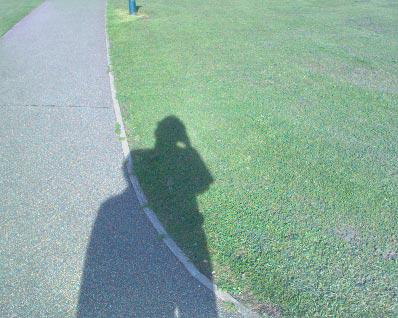
//> input picture ShadowRemoval/shadow_2.jpg, 398 x 318 px
$ ./shadow_removal   (built with g++ and OpenCV 4)
//> lines starting //> are read from the running program, lines starting //| are printed output that depends on the picture; after the words box and inside, x2 and y2 are one past the last pixel; in counts of white or black regions, pixels touching at a corner belong together
#include <iostream>
#include <opencv2/highgui/highgui.hpp>
#include <opencv2/core/core.hpp>
#include <opencv2/imgproc/imgproc.hpp>
#include <cmath>

using namespace std;
using namespace cv;

class ShadowDetection {

	Mat img;

public:
	ShadowDetection(Mat input_img) {
		img = input_img;
	}

	Mat convert_to_ycrcb() {

		Mat result;
		cvtColor(img, result, CV_BGR2YCrCb);

		return result;
	}

	Mat get_Y_channel(Mat ycrcb) {

		Mat result;
		Mat channels[3];

		split(ycrcb, channels);

		result = channels[0];
		return result;

	}

	double calculate_mean_Y(Mat y_channel) {
		double mean_Y = 0.0;

		for(int i=0; i<y_channel.rows; i++) {
			for(int j=0; j<y_channel.cols; j++) {
				mean_Y += y_channel.at<uchar>(i, j);
			}
		}

		mean_Y /= (y_channel.rows) * (y_channel.cols);

		return mean_Y;
	}

	double calculate_standard_deviation(Mat y_channel, double mean_Y) {
		double sd = 0;

		for(int i=0; i<y_channel.rows; i++) {
			for(int j=0; j<y_channel.cols; j++) {
				sd += pow(mean_Y - y_channel.at<uchar>(i, j), 2);
			}
		}

		sd /= (y_channel.rows) * (y_channel.cols);
		sd = sqrt(sd);

		return sd;
	}

	Mat detect() {

		Mat ycrcb = convert_to_ycrcb();
		Mat y_channel_1 = get_Y_channel(ycrcb);
		Mat y_channel;

		equalizeHist(y_channel_1, y_channel);

		double mean_Y = calculate_mean_Y(y_channel);
		double sd = calculate_standard_deviation(y_channel, mean_Y);

		cout << "Mean Y: " << mean_Y << endl;
		cout << "Standard Deviation: " << sd << endl;

		Mat detect_1 = Mat(img.rows, img.cols, CV_8UC1, Scalar(0));

		for(int i=0; i<y_channel.rows; i++) {
			for(int j=0; j<y_channel.cols; j++) {
				if(y_channel.at<uchar>(i, j) < sd) {
					detect_1.at<uchar>(i, j) = 255;
				}
			}
		}

		namedWindow("Detect1", WINDOW_NORMAL);
		imshow("Detect1", detect_1);

		Mat detect_2 = detect_1.clone();


		for(int i=0; i<y_channel.rows; i++) {
			for(int j=0; j<y_channel.cols; j++) {

				if(detect_1.at<uchar>(i, j) == 0) {

					//Mat temp = Mat(3, 3, CV_8UC3, Scalar(0, 0, 0));
				//Mat window;
				//cvtColor(temp, window, COLOR_BGR2y_channel);

				vector<int> values;

				for(int i1=-1; i1<=1; i1++) {
					for(int j1=-1; j1<=1; j1++) {
						int i2 = i + i1, j2 = j + j1;

						if(i2 >= 0 && i2 < y_channel.rows && j2 >= 0 && j2 < y_channel.cols) {

							//if(detect_1.at<uchar>(i2, j2) == 0) {

								values.push_back(y_channel.at<uchar>(i2, j2));
								// [5 lines of commented-out code are left out]
						}
						else {
							values.push_back(0);
						}
					}
				}

				//double window_mean = calculate_mean_Y(window);
				//double window_sd = calculate_standard_deviation(window, window_mean);

				double window_mean=0.0, window_sd = 0.0;

				for(int k=0; k<values.size(); k++) {
					window_mean += values.at(k);
				}

				if(values.size() != 0) {
					window_mean = window_mean / values.size();

					for(int k=0; k<values.size(); k++) {
						window_sd += pow(values.at(k) - window_mean, 2);
					}

					window_sd = window_sd / values.size();
					window_sd = sqrt(window_sd);

					if(y_channel.at<uchar>(i, j) < window_sd) {
						detect_2.at<uchar>(i, j) = 255;
					}
					/*
					else {
						detect_2.at<uchar>(i, j) = 0;
					}
					*/
				}

				// [7 lines of commented-out code are left out]

				}


			}
		}

		namedWindow("Detect2", WINDOW_NORMAL);
		imshow("Detect2", detect_2);

		Mat result = detect_2.clone();

		Mat kernel = getStructuringElement(MORPH_RECT, Size(3, 3));
		erode(result, result, kernel);
		dilate(result, result, kernel);

		return result;

	}
};

class shadow_removal
{
	Mat mask;
	Mat img;
public:
	shadow_removal(Mat inpt_img, Mat inpt_mask){
		mask=inpt_mask;
		img=inpt_img;
	}

	Mat convert_to_ycrcb(){

		Mat result;
		cvtColor(img, result, CV_BGR2YCrCb);

		return result;
	}
	double getavg(Mat ycrcb, int k){
		int counter=0;
		double avg=0;
		for(int i=0; i<img.rows; i++){
			for(int j=0; j<img.cols; j++){
				if(k==0){
					if(mask.at<uchar>(i,j)==255){
						avg+=ycrcb.at<Vec3b>(i,j)[0];
						counter++;
					}
				}
				else{
					if(mask.at<uchar>(i,j)==0){
						avg+=ycrcb.at<Vec3b>(i,j)[0];
						counter++;
					}
				}
			}
		}
		avg=avg/counter;
		return avg;
	}
	void add_val(int diff, Mat &intensity_correction){
		for(int i=0; i<img.rows; i++){
			for(int j=0; j<img.cols; j++){
				if(mask.at<uchar>(i,j)==255){

					if(intensity_correction.at<Vec3b>(i, j)[0] + diff < 255) {
						intensity_correction.at<Vec3b>(i,j)[0]+=diff;
					}
					else {
						intensity_correction.at<Vec3b>(i,j)[0] = 255;
					}
				}
			}
		}
	}

	Mat remove(){
		Mat ycrcb=convert_to_ycrcb();
		double avg_shadow=getavg(ycrcb, 0);
		double avg_light=getavg(ycrcb, 1);
		int diff=avg_light - avg_shadow;
		double r=avg_light/avg_shadow;
		cout<<"diff is "<<diff<<endl;
		Mat intensity_correction=convert_to_ycrcb();
		add_val(diff, intensity_correction);
		cvtColor(intensity_correction, intensity_correction, CV_YCrCb2BGR);

		Mat channels[3];
		split(ycrcb, channels);
		Mat y_channel = channels[0];

		Mat y_channel_equ;
		equalizeHist(y_channel, y_channel_equ);

		int y_max = 0, y_min = 300;

		for(int i=0; i<y_channel_equ.rows; i++) {
			for(int j=0; j<y_channel_equ.cols; j++) {
				if(mask.at<uchar>(i, j) == 255) {
					if(y_max < y_channel_equ.at<uchar>(i, j)) {
						y_max = y_channel_equ.at<uchar>(i, j);
					}

					if(y_min > y_channel_equ.at<uchar>(i, j)) {
						y_min = y_channel_equ.at<uchar>(i, j);
					}
				}
			}
		}

		cout << "Y_MAX: " << y_max << ", Y_MIN: " << y_min << endl;

		Mat umbra = Mat(mask.rows, mask.cols, CV_8UC1, Scalar(0));
		Mat penumbra = umbra.clone(), sunlight= umbra.clone();

		for(int i=0; i<y_channel_equ.rows; i++) {
			for(int j=0; j<y_channel_equ.cols; j++) {
				if(mask.at<uchar>(i, j) == 255) {
					if(((double) y_max - y_channel_equ.at<uchar>(i, j)) / (y_max - y_min) <= 0.25) {
						sunlight.at<uchar>(i, j) = 255;
					}
					else if(((double) y_max - y_channel_equ.at<uchar>(i, j)) / (y_max - y_min) >= 0.75) {
						umbra.at<uchar>(i, j) = 255;
					}
					else {
						penumbra.at<uchar>(i, j) = 255;
					}
				}
			}
		}

		double avg_non_shadow_r = 0.0, avg_non_shadow_b = 0.0, avg_non_shadow_g = 0.0;

		int counter = 0;

		for(int i=0; i<intensity_correction.rows; i++) {
			for(int j=0; j<intensity_correction.cols; j++) {
				if(mask.at<uchar>(i, j) == 0) {
					counter++;
					avg_non_shadow_b += intensity_correction.at<Vec3b>(i, j)[0];
					avg_non_shadow_g += intensity_correction.at<Vec3b>(i, j)[1];
					avg_non_shadow_r += intensity_correction.at<Vec3b>(i, j)[2];
				}
			}
		}

		avg_non_shadow_b /= counter;
		avg_non_shadow_g /= counter;
		avg_non_shadow_r /= counter;

		Mat color_correction = intensity_correction.clone();

		cout << "AVG_B: " << avg_non_shadow_b << ", AVG_G: " << avg_non_shadow_g << ", AVG_R: " << avg_non_shadow_r << endl;

		double const_b, const_r, const_g;

		double avg_b, avg_g, avg_r;

		counter = 0;
		avg_b = 0.0;
		avg_g = 0.0;
		avg_r = 0.0;
		for(int i=0; i<intensity_correction.rows; i++) {
			for(int j=0; j<intensity_correction.cols; j++) {
				if(penumbra.at<uchar>(i, j) == 255) {
					counter++;
					avg_b += intensity_correction.at<Vec3b>(i, j)[0];
					avg_g += intensity_correction.at<Vec3b>(i, j)[1];
					avg_r += intensity_correction.at<Vec3b>(i, j)[2];
				}
			}
		}

		avg_b /= counter;
		avg_g /= counter;
		avg_r /= counter;

		const_b = avg_non_shadow_b / avg_b;
		const_g = avg_non_shadow_g / avg_g;
		const_r = avg_non_shadow_r / avg_r;

		for(int i=0; i<intensity_correction.rows; i++) {
			for(int j=0; j<intensity_correction.cols; j++) {
				if(penumbra.at<uchar>(i, j) == 255) {

					int b, g, r;

					b = (intensity_correction.at<Vec3b>(i, j)[0] * const_b + 0.5);
					g = (intensity_correction.at<Vec3b>(i, j)[1] * const_g + 0.5);
					r = (intensity_correction.at<Vec3b>(i, j)[2] * const_r + 0.5);

					if(b < 255)
						color_correction.at<Vec3b>(i, j)[0] = b;
					else
						color_correction.at<Vec3b>(i, j)[0] = 255;
					if(g < 255)
						color_correction.at<Vec3b>(i, j)[1] = g;
					else
						color_correction.at<Vec3b>(i, j)[1] = 255;
					if(r < 255)
						color_correction.at<Vec3b>(i, j)[2] = r;
					else
						color_correction.at<Vec3b>(i, j)[2] = 255;
				}
			}
		}

		counter = 0;
		avg_b = 0.0;
		avg_g = 0.0;
		avg_r = 0.0;
		for(int i=0; i<intensity_correction.rows; i++) {
			for(int j=0; j<intensity_correction.cols; j++) {
				if(umbra.at<uchar>(i, j) == 255) {
					counter++;
					avg_b += intensity_correction.at<Vec3b>(i, j)[0];
					avg_g += intensity_correction.at<Vec3b>(i, j)[1];
					avg_r += intensity_correction.at<Vec3b>(i, j)[2];
				}
			}
		}

		avg_b /= counter;
		avg_g /= counter;
		avg_r /= counter;

		const_b = avg_non_shadow_b / avg_b;
		const_g = avg_non_shadow_g / avg_g;
		const_r = avg_non_shadow_r / avg_r;

		for(int i=0; i<intensity_correction.rows; i++) {
			for(int j=0; j<intensity_correction.cols; j++) {
				if(umbra.at<uchar>(i, j) == 255) {

					int b, g, r;

					b = (intensity_correction.at<Vec3b>(i, j)[0] * const_b + 0.5);
					g = (intensity_correction.at<Vec3b>(i, j)[1] * const_g + 0.5);
					r = (intensity_correction.at<Vec3b>(i, j)[2] * const_r + 0.5);

					if(b < 255)
						color_correction.at<Vec3b>(i, j)[0] = b;
					else
						color_correction.at<Vec3b>(i, j)[0] = 255;
					if(g < 255)
						color_correction.at<Vec3b>(i, j)[1] = g;
					else
						color_correction.at<Vec3b>(i, j)[1] = 255;
					if(r < 255)
						color_correction.at<Vec3b>(i, j)[2] = r;
					else
						color_correction.at<Vec3b>(i, j)[2] = 255;
				}
			}
		}

		counter = 0;
		avg_b = 0.0;
		avg_g = 0.0;
		avg_r = 0.0;
		for(int i=0; i<intensity_correction.rows; i++) {
			for(int j=0; j<intensity_correction.cols; j++) {
				if(sunlight.at<uchar>(i, j) == 255) {
					counter++;
					avg_b += intensity_correction.at<Vec3b>(i, j)[0];
					avg_g += intensity_correction.at<Vec3b>(i, j)[1];
					avg_r += intensity_correction.at<Vec3b>(i, j)[2];
				}
			}
		}

		avg_b /= counter;
		avg_g /= counter;
		avg_r /= counter;

		const_b = avg_non_shadow_b / avg_b;
		const_g = avg_non_shadow_g / avg_g;
		const_r = avg_non_shadow_r / avg_r;

		for(int i=0; i<intensity_correction.rows; i++) {
			for(int j=0; j<intensity_correction.cols; j++) {
				if(sunlight.at<uchar>(i, j) == 255) {

					int b, g, r;

					b = (intensity_correction.at<Vec3b>(i, j)[0] * const_b + 0.5);
					g = (intensity_correction.at<Vec3b>(i, j)[1] * const_g + 0.5);
					r = (intensity_correction.at<Vec3b>(i, j)[2] * const_r + 0.5);

					if(b < 255)
						color_correction.at<Vec3b>(i, j)[0] = b;
					else
						color_correction.at<Vec3b>(i, j)[0] = 255;
					if(g < 255)
						color_correction.at<Vec3b>(i, j)[1] = g;
					else
						color_correction.at<Vec3b>(i, j)[1] = 255;
					if(r < 255)
						color_correction.at<Vec3b>(i, j)[2] = r;
					else
						color_correction.at<Vec3b>(i, j)[2] = 255;
				}
			}
		}

		Mat border_mask;
		Mat temp1, temp2;
		Mat kernel = getStructuringElement(MORPH_RECT, Size(3, 3));
		dilate(mask, temp1, kernel);
		erode(mask, temp2, kernel);
		border_mask = temp1 - temp2;

		Mat border_mask_2 = border_mask.clone();
		dilate(border_mask_2, border_mask_2, kernel);

		Mat borders = Mat(color_correction.rows, color_correction.cols, CV_8UC3, Scalar(0, 0, 0));

		for(int i=0; i<color_correction.rows; i++) {
			for(int j=0; j<color_correction.cols; j++) {
				if(border_mask_2.at<uchar>(i, j) == 255) {
					borders.at<Vec3b>(i, j)[0] = color_correction.at<Vec3b>(i, j)[0];
					borders.at<Vec3b>(i, j)[1] = color_correction.at<Vec3b>(i, j)[1];
					borders.at<Vec3b>(i, j)[2] = color_correction.at<Vec3b>(i, j)[2];
				}
			}
		}

		Mat color_correction_smooth = color_correction.clone();
		GaussianBlur(borders, borders, Size(3, 3), 0, 0);

		for(int i=0; i<color_correction.rows; i++) {
			for(int j=0; j<color_correction.cols; j++) {
				if(border_mask.at<uchar>(i ,j) == 255) {
					color_correction_smooth.at<Vec3b>(i ,j)[0] = borders.at<Vec3b>(i, j)[0];
					color_correction_smooth.at<Vec3b>(i ,j)[1] = borders.at<Vec3b>(i, j)[1];
					color_correction_smooth.at<Vec3b>(i ,j)[2] = borders.at<Vec3b>(i, j)[2];
				}
			}
		}

		namedWindow("intensity_correction", WINDOW_NORMAL);
		namedWindow("umbra", WINDOW_NORMAL);
		namedWindow("penumbra", WINDOW_NORMAL);
		namedWindow("sunlight", WINDOW_NORMAL);
		namedWindow("color_correction", WINDOW_NORMAL);
		imshow("intensity_correction", intensity_correction);
		imshow("umbra", umbra);
		imshow("penumbra", penumbra);
		imshow("sunlight", sunlight);
		imshow("color_correction", color_correction);


		return color_correction_smooth;
	}

};

int main() {

	Mat img = imread("shadow_2.jpg", 1);
//> img is the input picture: 318 rows x 398 cols, CV_8UC3; mean B, G, R 158.1, 171.2, 140.8
	Mat ycrcb, result, color_correction_result;
	Mat channels[3];
	Mat y_ch, y_ch_2;

	ShadowDetection detector(img);
	ycrcb = detector.convert_to_ycrcb();
	result = detector.detect();
//> in detect, `equalizeHist(y_channel_1, y_channel);`:
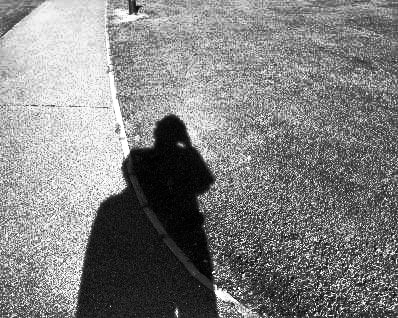
//> y_channel: 318 rows x 398 cols, CV_8UC1; min 0, max 255, mean 128.9
//> the loop in calculate_mean_Y, `for(int i=0; i<y_channel.rows; i++)` made 318 passes
//> mean_Y on passes 1 to 3: 61351, 122137, 183843
//> after the loop in calculate_mean_Y, `for(int i=0; i<y_channel.rows; i++)`: mean_Y = 16315900
//> in calculate_mean_Y, `mean_Y /= (y_channel.rows) * (y_channel.cols);`: mean_Y = 128.9
//> the loop in calculate_standard_deviation, `for(int i=0; i<y_channel.rows; i++)` made 318 passes
//> sd on passes 1 to 3: 813255, 1724590, 2594700.9
//> after the loop in calculate_standard_deviation, `for(int i=0; i<y_channel.rows; i++)`: sd = 693938208.8
//> in calculate_standard_deviation, `sd /= (y_channel.rows) * (y_channel.cols);`: sd = 5482.9
//> in calculate_standard_deviation, `sd = sqrt(sd);`: sd = 74.05
//| Mean Y: 128.914
//| Standard Deviation: 74.0466
//> after the loop in detect, `for(int i=0; i<y_channel.rows; i++)`:
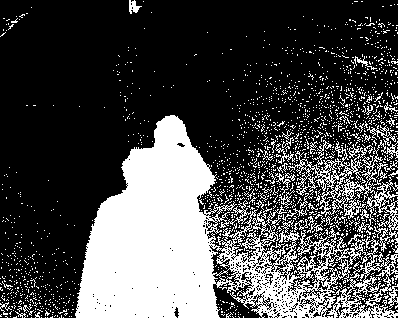
//> detect_1: 318 rows x 398 cols, CV_8UC1; 29.1% white; 1786 white regions (1743 under 20 px), largest, box (x1, y1, x2, y2) and area: (75, 115, 398, 318) 30931, (367, 125, 396, 146) 159, (307, 214, 325, 233) 104

	shadow_removal remover(img, result);
	color_correction_result=remover.remove();
//> the loop in getavg, `for(int i=0; i<img.rows; i++)` made 318 passes
//> (avg, counter) on passes 1 to 3: (0, 0), (546, 4), (1049, 8)
//> after the loop in getavg, `for(int i=0; i<img.rows; i++)`: avg = 2204564; counter = 21537
//> in getavg, `avg=avg/counter;`: avg = 102.4
//> the loop in getavg (call 2), `for(int i=0; i<img.rows; i++)` made 318 passes
//> (avg, counter) on passes 1 to 3: (69524, 398), (138285, 792), (207385, 1186)
//> in remove, `double avg_light=getavg(ycrcb, 1);`: avg_light = 172.5
//> in remove, `int diff=avg_light - avg_shadow;`: diff = 70
//> in remove, `double r=avg_light/avg_shadow;`: r = 1.69
//| diff is 70
//> after the loop in add_val, `for(int i=0; i<img.rows; i++)`:
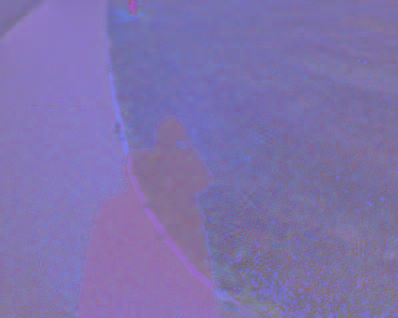
//> intensity_correction: 318 rows x 398 cols, CV_8UC3; mean B, G, R 172.5, 113.9, 126.6
//> the loop in remove, `for(int i=0; i<y_channel_equ.rows; i++)` made 318 passes
//> (y_max, y_min) on passes 1 to 3: (0, 300), (74, 36), (74, 27)
//> after the loop in remove, `for(int i=0; i<y_channel_equ.rows; i++)`: y_max = 78; y_min = 0
//| Y_MAX: 78, Y_MIN: 0
//> after the loop in remove, `for(int i=0; i<y_channel_equ.rows; i++)`:
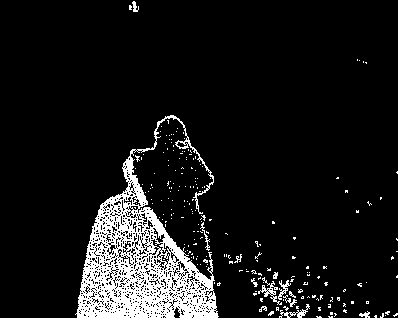
//> penumbra: 318 rows x 398 cols, CV_8UC1; 9.2% white; 221 white regions (208 under 20 px), largest, box (x1, y1, x2, y2) and area: (75, 115, 219, 318) 10153, (258, 277, 282, 305) 170, (279, 304, 310, 318) 124
//> the loop in remove, `for(int i=0; i<intensity_correction.rows; i++)` made 318 passes
//> (counter, avg_non_shadow_b, avg_non_shadow_g, avg_non_shadow_r) on passes 1 to 3: (398, 66548, 74381, 61172), (792, 132172, 147922, 121780), (1186, 198167, 221760, 182776)
//| AVG_B: 165.497, AVG_G: 183.808, AVG_R: 153.089
//> after the loop in remove, `for(int i=0; i<intensity_correction.rows; i++)`:
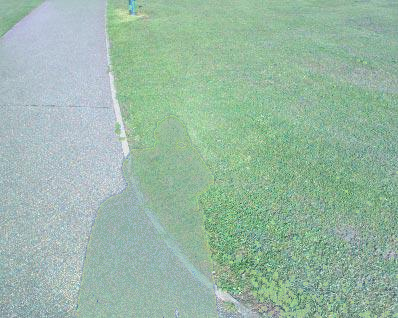
//> color_correction: 318 rows x 398 cols, CV_8UC3; mean B, G, R 165.5, 183.8, 153.1
//> in remove, `GaussianBlur(borders, borders, Size(3, 3), 0, 0);`:
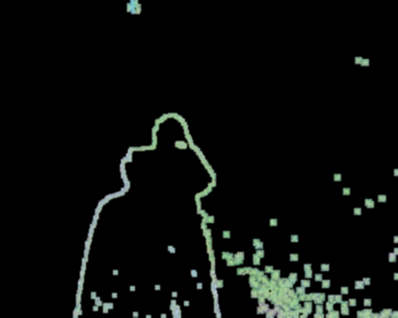
//> borders: 318 rows x 398 cols, CV_8UC3; mean B, G, R 10.3, 12.1, 9.8

	split(ycrcb, channels);
	y_ch = channels[0];

	equalizeHist(y_ch, y_ch_2);

	namedWindow("Input", WINDOW_NORMAL);
	namedWindow("YCrCb", WINDOW_NORMAL);
	namedWindow("Y", WINDOW_NORMAL);
	namedWindow("Y_2", WINDOW_NORMAL);
	namedWindow("Result", WINDOW_NORMAL);
	namedWindow("color_correction_result", WINDOW_NORMAL);

	imshow("Input", img);
	imshow("YCrCb", ycrcb);
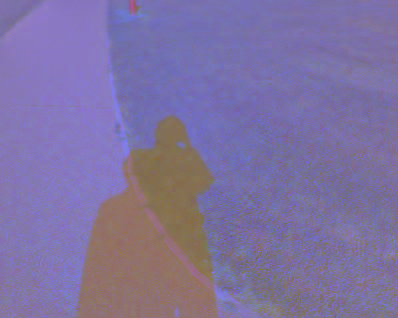
//> window 'YCrCb': 318 rows x 398 cols, CV_8UC3; mean B, G, R 160.6, 113.9, 126.6
	imshow("Y", y_ch);
	imshow("Y_2", y_ch_2);
	imshow("Result", result);
	imshow("color_correction_result", color_correction_result);

	waitKey(0);

	return 0;
}
